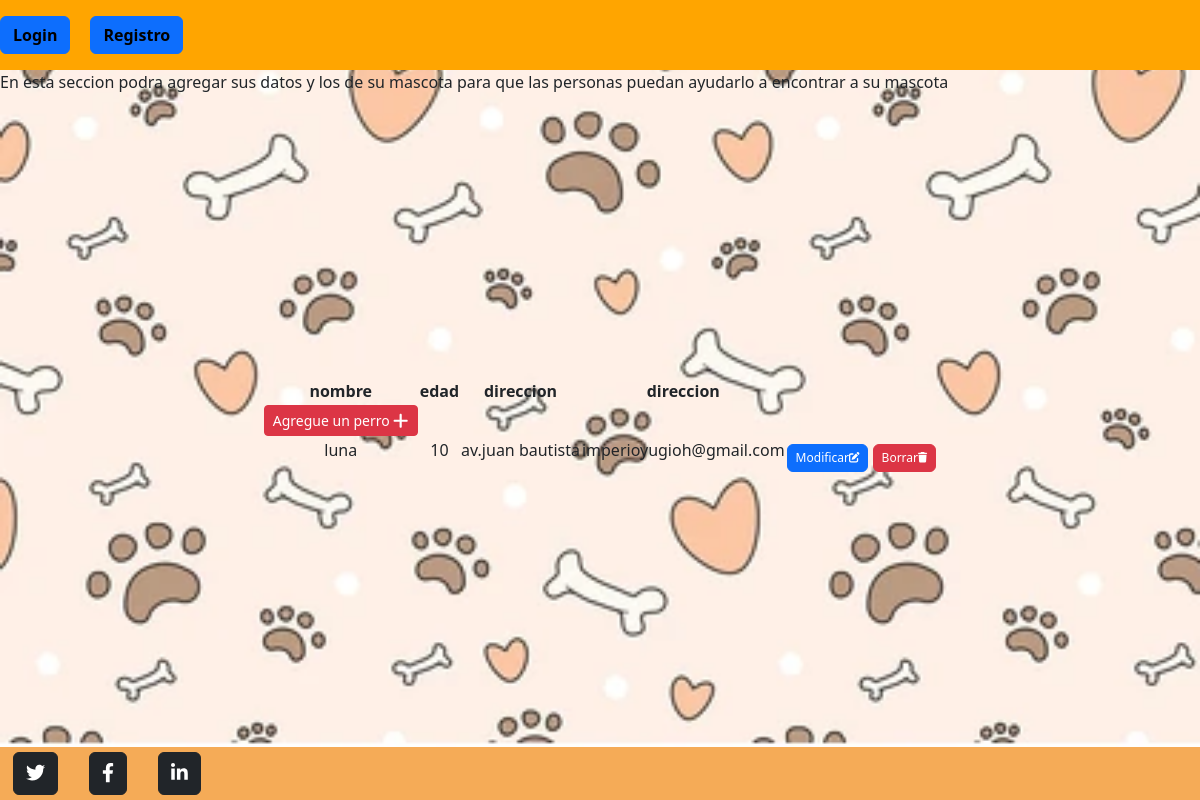
Page /tienda/perro_list on the committed database.
### tienda/models.py (models this page shows)
class Perro(models.Model):
    nombre = models.CharField(max_length=40)
    edad = models.IntegerField()
    direccion = models.CharField(max_length=40)
    contacto=models.EmailField(("@gmail"), max_length=254)

### tienda/views.py (the view)
# urls.py: path('perro_list', views.PerroList.as_view(), name="perro_list"),
class PerroList( ListView):
    model = Perro
    template_name = "perro_list.html"

### tienda/templates/perro_list.html (shortened to what this page needs)
{%extends './home.html'%}
{%block otrotitulo%}
<p >En esta seccion podra agregar sus datos y los de su mascota para que las personas puedan ayudarlo a encontrar a su mascota</p>
{%endblock otrotitulo%}
{%block contenido%}
<table>
    <thead><tr>
        <th>nombre</th>
        <th>edad</th>
         <th>direccion</th>
         <th>direccion</th>
    <tbody>
           <td>
            <a
            href="{% url 'create_perro' %}"
            class="btn btn-danger btn-sm"
            >Agregue un perro  <i class="fa fa-plus fa-lg" title="New Record"> </i>
            </a>
        </td>
{% for p in perro_list %}
    <tr>
        <td ><p>{{ p.nombre }}</p></td>
        <td ><p>{{ p.edad }}</p></td>
        <td ><p>{{ p.direccion }}</p></td>
        <td ><p>{{ p.contacto }}</p></td>
 <td>
            <a
              href="{% url 'update_perro'  p.id  %}"
              class="btn btn-primary"
              style="--bs-btn-padding-y: .25rem; --bs-btn-padding-x: .5rem; --bs-btn-font-size: .75rem;"
              >Modificar<i class="fa fa-edit fa-sm" title="Edit Record"></i>
            </a>
            <a
              href="{% url 'delete_perro' p.id %}"
              class="btn btn-danger"
              style="--bs-btn-padding-y: .25rem; --bs-btn-padding-x: .5rem; --bs-btn-font-size: .75rem;"
              >Borrar<i class="fa fa-trash fa-sm" title="Delete Record"></i>
            </a>
          </td>
 {% endfor %}
    </tbody>
</table>
        {%endblock contenido%}

### tienda/static/css/style.css (style rules this page uses)
body { margin: 0; padding: 0; font-family: 'Montserrat', sans-serif; line-height: 1.6; background-image: url('./fotos/dog-seamless-pattern-paws-bones-260nw-2350264459.webp'); background-repeat: no-repeat; background-size: cover; display: flex; flex-direction: column; min-height: 100vh; }

### rows in the picture
Perro: nombre "luna", edad "10", direccion "av.juan bautista", contacto "imperioyugioh@gmail.com"
